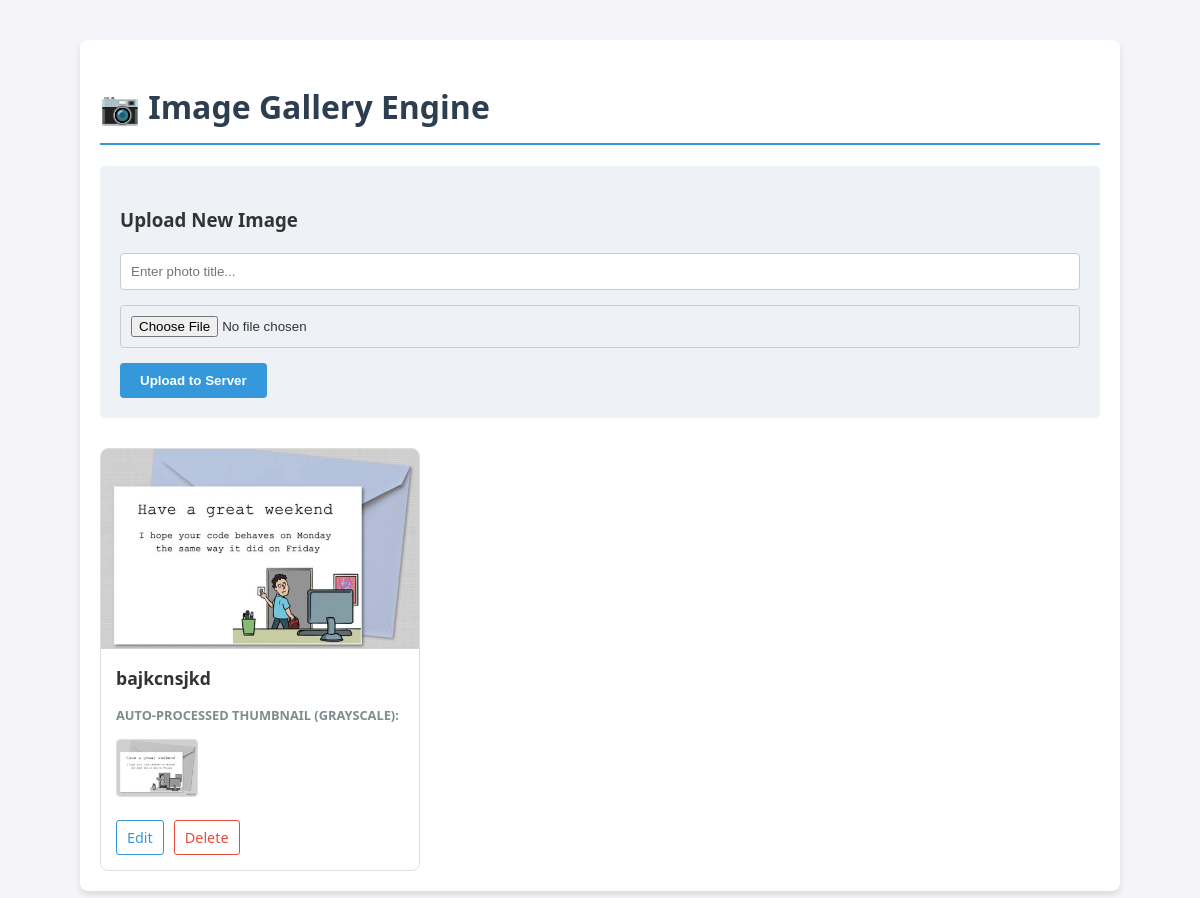
Before: / with the older database file.
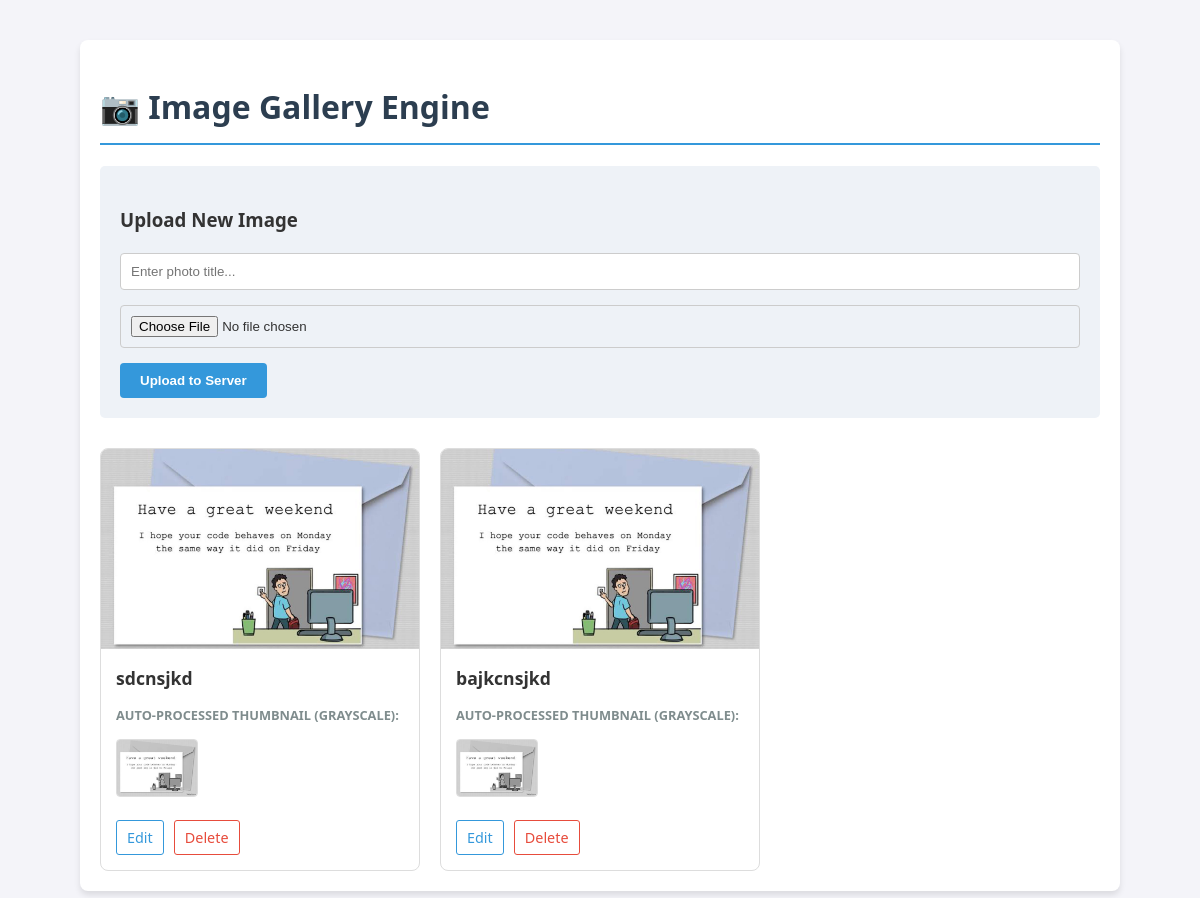
After: the same page with the newer database file.
### gallery/models.py (models this page shows, shortened)
class Photo(models.Model):
    title = models.CharField(max_length=100)
    image = models.ImageField(upload_to='photos/')
    thumbnail = models.ImageField(upload_to='thumbnails/', blank=True, null=True)
    uploaded_at = models.DateTimeField(auto_now_add=True)

### gallery/views.py (the view)
# urls.py: path('', views.photo_list, name='photo_list'),
def photo_list(request):
    if request.method == "POST":
        title = request.POST.get('title')
        image = request.FILES.get('image')
        if title and image:
            Photo.objects.create(title=title, image=image)
            return redirect('photo_list')
    photos = Photo.objects.all().order_by('-uploaded_at')
    return render(request, 'gallery/index.html', {'photos': photos})

### gallery/templates/gallery/index.html (shortened to what this page needs)
<!DOCTYPE html>
<html lang="en">
<head>
</head>
<body>
<div class="container">
    <h1>📷 Image Gallery Engine</h1>
    <div class="upload-section">
        <h3>Upload New Image</h3>
        <form method="POST" enctype="multipart/form-data">
            <div class="form-group">
                <input type="text" name="title" placeholder="Enter photo title..." required>
            </div>
            <div class="form-group">
                <input type="file" name="image" accept="image/*" required>
            </div>
            <button type="submit">Upload to Server</button>
        </form>
    </div>
    <div class="grid">
        {% for photo in photos %}
            <div class="photo-card">
                <div class="img-container">
                    {% if photo.image %}
                        <img src="{{ photo.image.url }}" alt="{{ photo.title }}">
                    {% endif %}
                </div>
                <div class="photo-info">
                    <h3>{{ photo.title }}</h3>
                    {% if photo.thumbnail %}
                        <p class="label">Auto-Processed Thumbnail (Grayscale):</p>
                        <img src="{{ photo.thumbnail.url }}" width="80" style="border-radius: 4px; border: 1px solid #ddd;">
                    {% endif %}
                    <div class="actions">
                        {% if photo.id %}
                            <a href="{% url 'edit_photo' photo.id %}" class="btn-edit">Edit</a>
                            <a href="{% url 'delete_photo' photo.id %}"
                               class="btn-delete"
                               onclick="return confirm('Are you sure you want to delete this image?')">
                               Delete
                            </a>
                        {% endif %}
                    </div>
                </div>
            </div>
        {% empty %}
            <p style="grid-column: 1 / -1; text-align: center; color: #95a5a6; padding: 40px;">
                No images found in the database.
            </p>
        {% endfor %}
    </div>
</div>
</body>
</html>

### gallery/templates/gallery/index.html (style rules this page uses)
body { font-family: 'Segoe UI', Tahoma, Geneva, Verdana, sans-serif; line-height: 1.6; background-color: #f4f4f9; color: #333; margin: 0; padding: 40px; }
.container { max-width: 1000px; margin: auto; background: #fff; padding: 20px; border-radius: 8px; box-shadow: 0 4px 6px rgba(0,0,0,0.1); }
h1 { color: #2c3e50; border-bottom: 2px solid #3498db; padding-bottom: 10px; }
.upload-section { background: #eef2f7; padding: 20px; border-radius: 5px; margin-bottom: 30px; }
.form-group { margin-bottom: 15px; }
input[type="text"], input[type="file"] { padding: 10px; width: 100%; box-sizing: border-box; border: 1px solid #ccc; border-radius: 4px; }
button { background-color: #3498db; color: white; padding: 10px 20px; border: none; border-radius: 4px; cursor: pointer; font-weight: bold; }
.grid { display: grid; grid-template-columns: repeat(auto-fill, minmax(250px, 1fr)); gap: 20px; }
.photo-card { border: 1px solid #ddd; border-radius: 8px; overflow: hidden; background: #fff; transition: transform 0.2s; }
.photo-info { padding: 15px; }
.photo-info h3 { margin: 0 0 10px 0; font-size: 1.1em; }
.img-container { width: 100%; height: 200px; overflow: hidden; background: #eee; }
.img-container img { width: 100%; height: 100%; object-fit: cover; }
.label { font-size: 0.8em; color: #7f8c8d; font-weight: bold; text-transform: uppercase; }
.actions { margin-top: 15px; display: flex; gap: 10px; }
.btn-edit { color: #3498db; text-decoration: none; font-size: 0.9em; border: 1px solid #3498db; padding: 5px 10px; border-radius: 3px; }
.btn-delete { color: #e74c3c; text-decoration: none; font-size: 0.9em; border: 1px solid #e74c3c; padding: 5px 10px; border-radius: 3px; }

Changed rows visible on the page:
added Photo: image (picture), title "sdcnsjkd", thumbnail (picture), shows "Edit"
